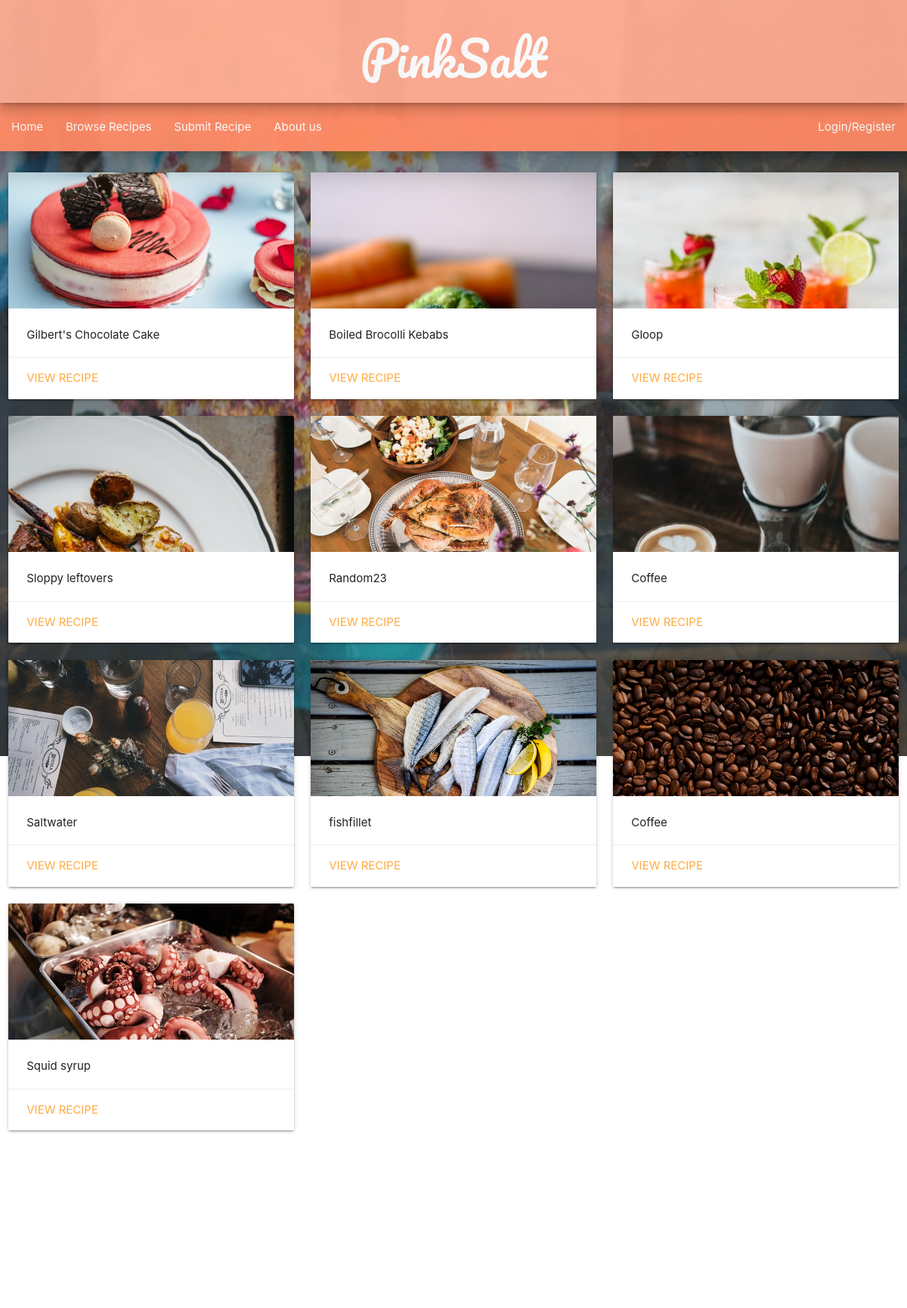
The page /recipe/browse on the database its author committed.
### recipes/models.py (models this page shows, shortened)
class Recipe(models.Model):
	title=models.CharField(max_length=100)
	date=models.DateField(auto_now_add=True)
	time=models.DurationField('Cooking Time')
	serves=models.BigIntegerField('Serves')
	ingredients=models.TextField('Ingredients')
	directions=models.TextField('Cooking Directions')
	category=models.CharField(max_length=40,choices=CATEGORY)
	coverimage=models.ImageField(upload_to='coverimages/')
	user=models.ForeignKey(User,blank=True,null=True,on_delete=models.CASCADE)

### recipes/views.py (the view)
# urls.py: path('browse',RecipeList.as_view(),name='show-recipes'),]
class RecipeList(ListView):
	model=Recipe
	context_object_name='all_recipes'

### recipes/templates/recipes/recipe_list.html (shortened to what this page needs)
{%extends 'base.html' %}
{% block content %}
<div class="row recipes ">
{% for i in all_recipes %}
	<div class="row recipes ">
    <div class="col s12 m4">
      <div class="card small">
        <div class="card-image">
          <img src="{{i.coverimage.url}}">
        </div>
        <div class="card-content">
          <p>{{i.title}}</p>
        </div>
        <div class="card-action">
          <a href="browse/{{i.id}}">View recipe</a>
        </div>
      </div>
    </div>
{%endfor%}
{%endblock content %}

### pink_salt_site/templates/base.html (shortened to what this page needs)
{% load static %}
<html>
<link rel="stylesheet" type="text/css" href="{% static 'style.css' %}">
<link rel="stylesheet" href="https://cdnjs.cloudflare.com/ajax/libs/materialize/1.0.0/css/materialize.min.css">
<div class="row deep-orange lighten-3 z-depth-3" id="head" >
    <div class ="col s6 offset-s3  " id="sitetitle" > <h1 class="white-text" id="title">PinkSalt</h1> </div>
</div>
    <nav class="row deep-orange lighten-2 z-depth-5">
    <div class="nav-wrapper">
    <ul class="left">
        <li><a href="/">Home</a></li>
    <li> <a href="/recipe/browse">Browse Recipes</a> </li>
    <li><a href="/recipe/">Submit Recipe</a></li>
    <li> <a href="/about">About us</a></li>
    </ul>
        <ul class="right">
  {% if user.is_authenticated %}
    <li>Hello, {{user.username}}.</li><li><a href="{% url 'logout' %}?next=/">Log out </a></li>
   {% else %}
    <li><a href="{% url 'login' %}?next=/">Login/Register</a></li>
    {% endif %}
    </ul>
    </div>
    </nav>
{% block content %}
{% endblock content %}
</html>

### pink_salt_site/static/style.css (style rules this page uses)
#head { position: relative; z-index:3; opacity: 95%; margin:0; }
#sitetitle { top:0; text-align: center; }
#title { font-family: 'Pacifico', cursive; z-index:3; }
nav { position: sticky; top:0; z-index:2; opacity:95%; }

### rows shown on the page
Recipe: coverimage (picture), title "Gilbert's Chocolate Cake"
Recipe: coverimage (picture), title "Boiled Brocolli Kebabs"
Recipe: coverimage (picture), title "Gloop"
Recipe: coverimage (picture), title "Sloppy leftovers"
Recipe: coverimage (picture), title "Random23"
Recipe: coverimage (picture), title "Coffee"
Recipe: coverimage (picture), title "Saltwater"
Recipe: coverimage (picture), title "fishfillet"
Recipe: coverimage (picture), title "Coffee"
Recipe: coverimage (picture), title "Squid syrup"
